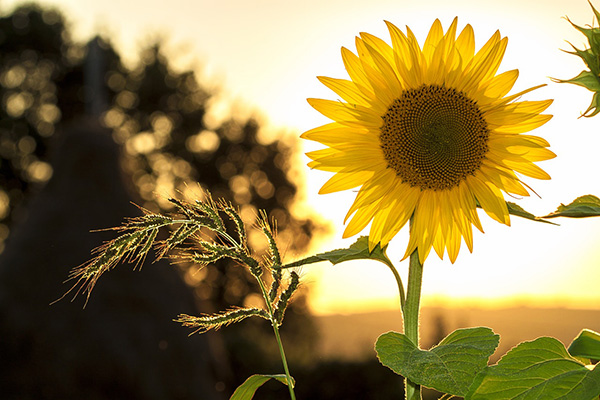
#> input picture images/sunflower.jpg, 600 x 400 px
$ python basic_functions.py
#> lines starting #> are read from the running program, lines starting #| are printed output that depends on the picture; after the words box and inside, x2 and y2 are one past the last pixel; in counts of white or black regions, pixels touching at a corner belong together
import cv2 as cv
img = cv.imread('images/sunflower.jpg')
#> img is the input picture: shape (400, 600, 3); mean B, G, R 78.6, 128.9, 146.8


#Converting to grayscale

gray = cv.cvtColor(img, cv.COLOR_BGR2GRAY)
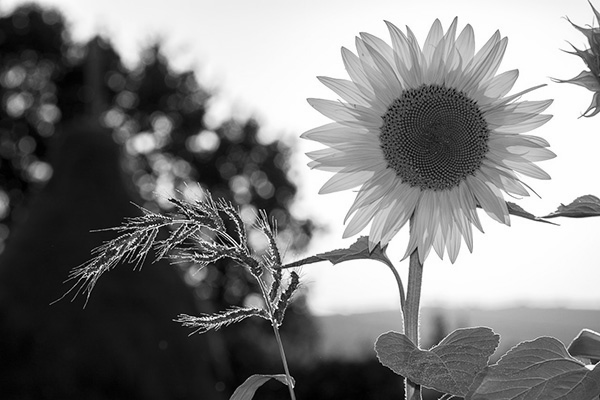
#> gray: shape (400, 600); min 0, max 255, mean 128.5
cv.imshow('Gray', gray)

#blur
blur = cv.GaussianBlur(img, (7,7), cv.BORDER_DEFAULT)
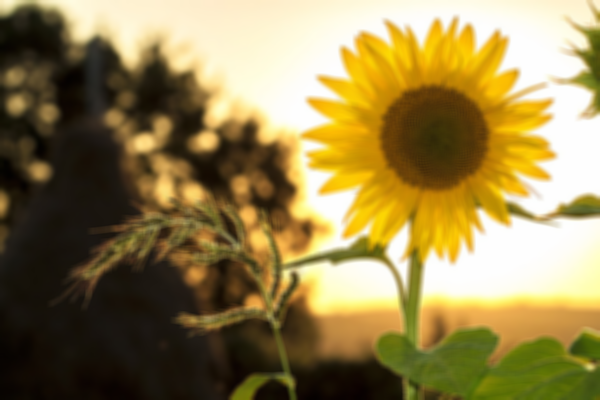
#> blur: shape (400, 600, 3); mean B, G, R 78.6, 128.9, 146.8
cv.imshow('Blur', blur)

#canny edge detection
canny = cv.Canny(img, 175, 175)
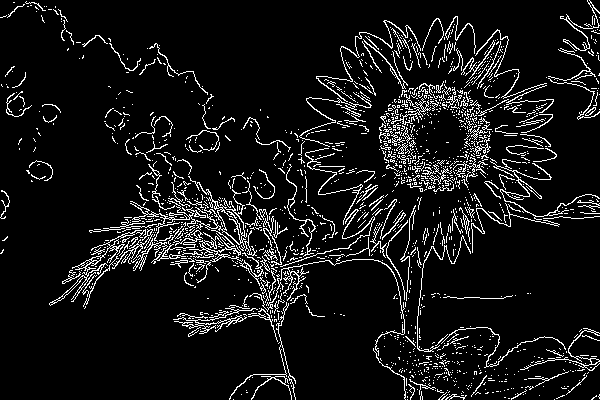
#> canny: shape (400, 600); 8.4% white in thin lines or dots
cv.imshow('Canny Edges',  canny)

#Dilating the image
dilated = cv.dilate(canny, (175,175), iterations=3)
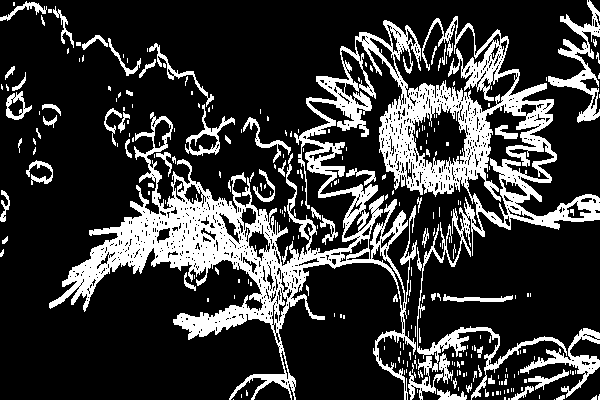
#> dilated: shape (400, 600); 21.8% white; 260 white regions (196 under 20 px), largest, box (x1, y1, x2, y2) and area: (49, 16, 600, 400) 41801, (548, 0, 600, 123) 1715, (520, 328, 600, 398) 1219
cv.imshow('Dilated', dilated)


#eroding the image
eroded = cv.erode(dilated, (175,175), iterations = 3)
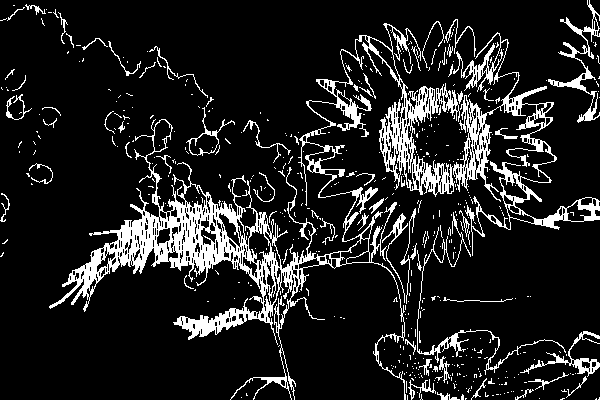
#> eroded: shape (400, 600); 12.9% white; 498 white regions (434 under 20 px), largest, box (x1, y1, x2, y2) and area: (49, 23, 460, 400) 18118, (453, 32, 600, 256) 5052, (548, 0, 600, 123) 1023
cv.imshow('Eroded', eroded)

cv.waitKey(0)
